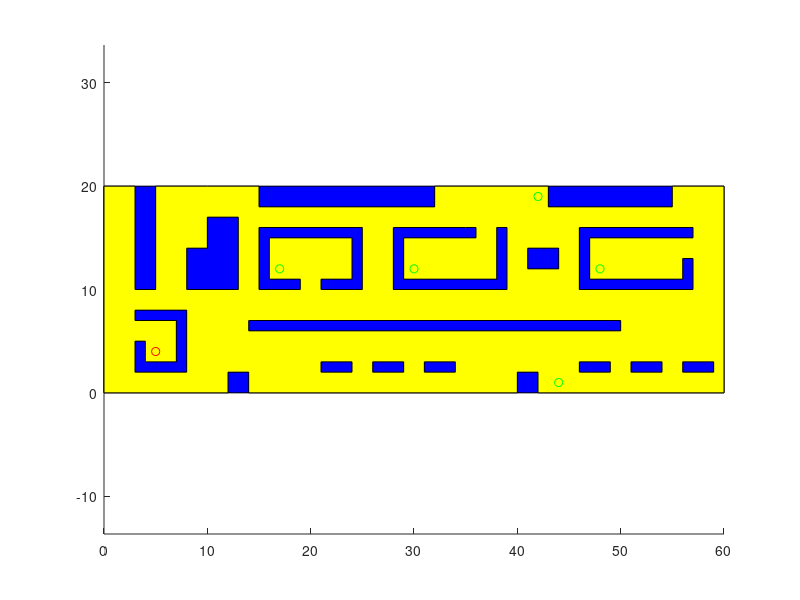

Write the MATLAB code that produced this figure.
% Cleaning floor map

map = [0 0; 12 0; 12 2; 14 2; 14 0; 40 0;40 2; 42 2; 42 0; 60 0;
       60 20; 
       55 20; 55 18; 43 18; 43 20; 32 20; 32 18; 15 18; 15 20; 10 20; 5 20; 5 10; 3 10; 3 20; 0 20; 
       0 0];
ob{1} = [ 59 2; 56 2; 56 3; 59 3; 59 2];
ob{2} = [ 54 2; 51 2; 51 3; 54 3; 54 2];
ob{3} = [49 2; 46 2; 46 3; 49 3; 49 2];
ob{4} = [34 2; 31 2; 31 3; 34 3; 34 2];
ob{5} = [ 29 2; 26 2; 26 3; 29 3; 29 2];
ob{6} = [24 2; 21 2; 21 3; 24 3; 24 2];
ob{7} = [41 12; 41 14; 44 14; 44 12; 41 12];
ob{8} = [14 6; 50 6;  50 7; 14 7;  14 6];
ob{9} = [3 5; 3 2;8 2; 8 8; 3 8; 3 7; 7 7; 7 3; 4 3; 4 5; 3 5];  
ob{10} = [8 10; 13 10; 13 17; 10 17; 10 14; 8 14; 8 10 ];
ob{11} = [21 10; 25 10; 25 16; 15 16; 15 10; 19 10; 19 11; 16 11; 16 15; 24 15; 24 11; 21 11; 21 10];
ob{12} = [39 16; 39 10; 28 10; 28 16; 35 16; 36 16; 36 15; 29 15; 29 11; 38 11; 38 16; 39 16;  ];
ob{13} = [57 16; 46 16; 46 10; 57 10; 57 13; 56 13; 56 11; 47 11; 47 15; 57 15; 57 16];

dock = [5 4];
spots = [17 12; 30 12; 48 12; 42 19; 44 1];

figure(1);clf;hold on;
fill([0 60 60 0], [0 0 20 20], 'b');
fill(map(:,1),map(:,2),'y');
for i = 1:length(ob)
    fill(ob{i}(:,1),ob{i}(:,2),'b');
end
plot(dock(1), dock(2), 'ro')
plot(spots(:,1), spots(:,2), 'go')
axis equal
       
       
       